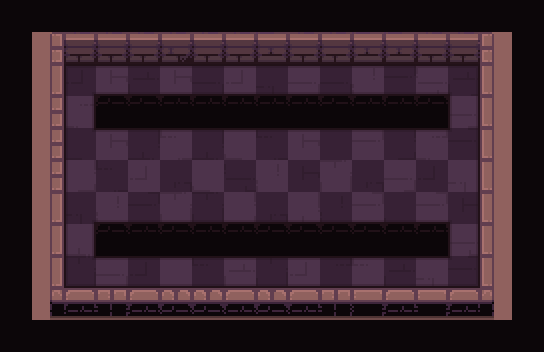

This game map was drawn from its Tiled (.tmx) file and the tilesets committed beside it. A one-line description and the full map source follow:
An orthogonal 17x11 tile map with 32x32 px tiles, 4 tile layers (path, types, ground, floor_shadow), 1 hidden layer not drawn and 4 objects (frame, strategy, hero, marker).

<map version="1.2" tiledversion="2019.03.13" orientation="orthogonal" renderorder="right-down" width="17" height="11" tilewidth="32" tileheight="32" infinite="0" nextlayerid="307" nextobjectid="140">
 <tileset firstgid="1" name="tileset" tilewidth="32" tileheight="32" spacing="2" margin="1" tilecount="200" columns="10">
  <image source="tileset.png" trans="000000" width="340" height="680" />
  <terraintypes>
   <terrain name="floor" tile="79" />
   <terrain name="wall" tile="69" />
   <terrain name="hole" tile="78" />
   <terrain name="infected" tile="77" />
  </terraintypes>
 </tileset>
 <layer id="302" name="checkers" width="17" height="11" visible="0">
  <data encoding="csv">
0,69,0,69,0,69,0,69,0,69,0,69,0,69,0,69,0,
69,0,69,0,69,0,69,0,69,0,69,0,69,0,69,0,69,
0,69,0,69,0,69,0,69,0,69,0,69,0,69,0,69,0,
69,0,69,0,69,0,69,0,69,0,69,0,69,0,69,0,69,
0,69,0,69,0,69,0,69,0,69,0,69,0,69,0,69,0,
69,0,69,0,69,0,69,0,69,0,69,0,69,0,69,0,69,
0,69,0,69,0,69,0,69,0,69,0,69,0,69,0,69,0,
69,0,69,0,69,0,69,0,69,0,69,0,69,0,69,0,69,
0,69,0,69,0,69,0,69,0,69,0,69,0,69,0,69,0,
69,0,69,0,69,0,69,0,69,0,69,0,69,0,69,0,69,
0,69,0,69,0,69,0,69,0,69,0,69,0,69,0,69,0
</data>
 </layer>
 <objectgroup id="14" name="camera">
  <object id="12" name="frame" type="frame" x="51" y="32.3333" width="442.333" height="269.667" />
  <object id="15" name="strategy" type="strategy" x="-14.3333" y="184.667">
   <point />
  </object>
 </objectgroup>
 <layer id="303" name="path" width="17" height="11">
  <data encoding="csv">
0,0,0,0,0,0,0,0,0,0,0,0,0,0,0,0,0,
0,0,0,0,0,0,0,0,0,0,0,0,0,0,0,0,0,
0,0,80,80,80,80,80,80,80,80,80,80,80,80,80,0,0,
0,0,80,79,79,79,79,79,79,79,79,79,79,79,80,0,0,
0,0,80,80,80,80,80,80,80,80,80,80,80,80,80,0,0,
0,0,80,80,80,80,80,80,80,80,80,80,80,80,80,0,0,
0,0,80,80,80,80,80,80,80,80,80,80,80,80,80,0,0,
0,0,80,79,79,79,79,79,79,79,79,79,79,79,80,0,0,
0,0,80,80,80,80,80,80,80,80,80,80,80,80,80,0,0,
0,0,0,0,0,0,0,0,0,0,0,0,0,0,0,0,0,
0,0,0,0,0,0,0,0,0,0,0,0,0,0,0,0,0
</data>
 </layer>
 <objectgroup id="2" name="objects">
  <object id="33" name="hero" type="hero" x="273" y="150.334">
   <properties>
    <property name="initialDirection" value="s" />
   </properties>
   <point />
  </object>
  <object id="99" name="eggs_origin" type="marker" x="78.6663" y="178.334">
   <point />
  </object>
 </objectgroup>
 <layer id="304" name="types" width="17" height="11">
  <data encoding="csv">
79,79,79,79,79,79,79,79,79,79,79,79,79,79,79,79,79,
79,70,70,70,70,70,70,70,70,70,70,70,70,70,70,70,79,
79,70,80,80,80,80,80,80,80,80,80,80,80,80,80,70,79,
79,70,80,79,79,79,79,79,79,79,79,79,79,79,80,70,79,
79,70,80,80,80,80,80,80,80,80,80,80,80,80,80,70,79,
79,70,80,80,80,80,80,80,80,80,80,80,80,80,80,70,79,
79,70,80,80,80,80,80,80,80,80,80,80,80,80,80,70,79,
79,70,80,79,79,79,79,79,79,79,79,79,79,79,80,70,79,
79,70,80,80,80,80,80,80,80,80,80,80,80,80,80,70,79,
79,70,70,70,70,70,70,70,70,70,70,70,70,70,70,70,79,
79,79,79,79,79,79,79,79,79,79,79,79,79,79,79,79,79
</data>
 </layer>
 <layer id="305" name="ground" width="17" height="11">
  <data encoding="csv">
0,0,0,0,0,0,0,0,0,0,0,0,0,0,0,0,0,
0,1,2,5,5,4,5,2,3,2,2,3,3,2,2,6,0,
0,11,37,132,39,132,9,151,30,123,9,154,28,152,39,16,0,
0,21,121,63,63,62,62,62,62,62,63,62,62,63,123,16,0,
0,21,20,132,8,124,8,134,10,132,19,142,17,121,28,16,0,
0,21,131,10,151,27,134,38,154,18,143,27,123,37,144,16,0,
0,11,30,154,28,143,29,131,27,122,40,142,20,142,18,16,0,
0,11,122,63,62,63,62,62,63,63,63,63,62,62,152,16,0,
0,31,29,123,37,133,10,153,29,151,7,124,39,144,28,36,0,
0,41,42,53,42,43,43,42,43,42,53,52,42,52,45,46,0,
0,0,0,0,0,0,0,0,0,0,0,0,0,0,0,0,0
</data>
 </layer>
 <layer id="306" name="floor_shadow" width="17" height="11">
  <data encoding="csv">
0,0,0,0,0,0,0,0,0,0,0,0,0,0,0,0,0,
0,0,0,0,0,0,0,0,0,0,0,0,0,0,0,0,0,
0,0,81,65,65,65,65,65,65,65,65,65,65,65,82,0,0,
0,0,66,0,0,0,0,0,0,0,0,0,0,0,66,0,0,
0,0,95,13,13,13,13,13,13,13,13,13,13,13,93,0,0,
0,0,22,0,0,0,0,0,0,0,0,0,0,0,25,0,0,
0,0,91,33,33,33,33,33,33,33,33,33,33,33,97,0,0,
0,0,66,0,0,0,0,0,0,0,0,0,0,0,66,0,0,
0,0,84,65,65,65,65,65,65,65,65,65,65,65,83,0,0,
0,0,0,0,0,0,0,0,0,0,0,0,0,0,0,0,0,
0,0,0,0,0,0,0,0,0,0,0,0,0,0,0,0,0
</data>
 </layer>
</map>
